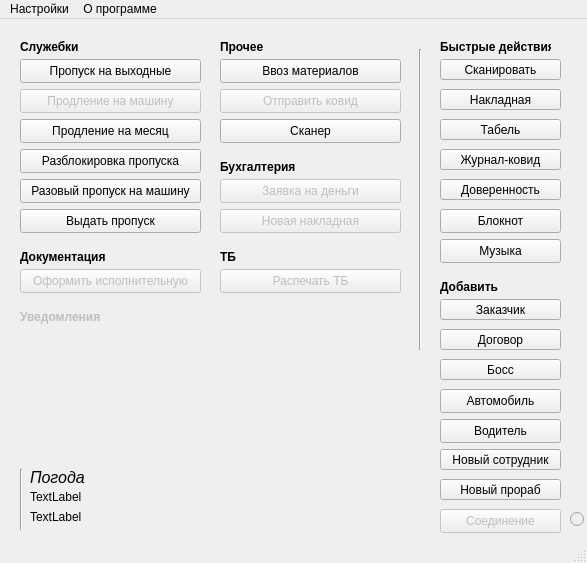
<?xml version="1.0" encoding="UTF-8"?>
<ui version="4.0">
 <class>ui_main_menu</class>
 <widget class="QMainWindow" name="ui_main_menu">
  <property name="geometry">
   <rect>
    <x>0</x>
    <y>0</y>
    <width>587</width>
    <height>563</height>
   </rect>
  </property>
  <property name="windowTitle">
   <string>MainWindow</string>
  </property>
  <widget class="QWidget" name="centralwidget">
   <widget class="QPushButton" name="b_attorney">
    <property name="geometry">
     <rect>
      <x>440</x>
      <y>160</y>
      <width>121</width>
      <height>21</height>
     </rect>
    </property>
    <property name="text">
     <string>Доверенность</string>
    </property>
   </widget>
   <widget class="QPushButton" name="b_invoice">
    <property name="geometry">
     <rect>
      <x>440</x>
      <y>70</y>
      <width>121</width>
      <height>21</height>
     </rect>
    </property>
    <property name="text">
     <string>Накладная</string>
    </property>
   </widget>
   <widget class="QPushButton" name="b_journal">
    <property name="geometry">
     <rect>
      <x>440</x>
      <y>130</y>
      <width>121</width>
      <height>21</height>
     </rect>
    </property>
    <property name="text">
     <string>Журнал-ковид</string>
    </property>
   </widget>
   <widget class="QPushButton" name="b_tabel">
    <property name="geometry">
     <rect>
      <x>440</x>
      <y>100</y>
      <width>121</width>
      <height>21</height>
     </rect>
    </property>
    <property name="text">
     <string>Табель</string>
    </property>
   </widget>
   <widget class="Line" name="ui_line">
    <property name="geometry">
     <rect>
      <x>410</x>
      <y>30</y>
      <width>20</width>
      <height>301</height>
     </rect>
    </property>
    <property name="orientation">
     <enum>Qt::Vertical</enum>
    </property>
   </widget>
   <widget class="QPushButton" name="b_scan">
    <property name="geometry">
     <rect>
      <x>440</x>
      <y>40</y>
      <width>121</width>
      <height>21</height>
     </rect>
    </property>
    <property name="text">
     <string>Сканировать</string>
    </property>
   </widget>
   <widget class="QPushButton" name="b_new_company">
    <property name="geometry">
     <rect>
      <x>440</x>
      <y>280</y>
      <width>121</width>
      <height>21</height>
     </rect>
    </property>
    <property name="text">
     <string>Заказчик</string>
    </property>
   </widget>
   <widget class="QPushButton" name="b_new_person">
    <property name="geometry">
     <rect>
      <x>440</x>
      <y>430</y>
      <width>121</width>
      <height>21</height>
     </rect>
    </property>
    <property name="text">
     <string>Новый сотрудник</string>
    </property>
   </widget>
   <widget class="QLabel" name="ui_l_fast">
    <property name="geometry">
     <rect>
      <x>440</x>
      <y>20</y>
      <width>111</width>
      <height>16</height>
     </rect>
    </property>
    <property name="font">
     <font>
      <bold>true</bold>
     </font>
    </property>
    <property name="text">
     <string>Быстрые действия</string>
    </property>
   </widget>
   <widget class="QPushButton" name="b_create_act">
    <property name="enabled">
     <bool>false</bool>
    </property>
    <property name="geometry">
     <rect>
      <x>20</x>
      <y>250</y>
      <width>181</width>
      <height>24</height>
     </rect>
    </property>
    <property name="text">
     <string>Оформить исполнительную</string>
    </property>
   </widget>
   <widget class="QPushButton" name="b_pass_month">
    <property name="geometry">
     <rect>
      <x>20</x>
      <y>100</y>
      <width>181</width>
      <height>24</height>
     </rect>
    </property>
    <property name="text">
     <string>Продление на месяц</string>
    </property>
   </widget>
   <widget class="QPushButton" name="b_pass_week">
    <property name="geometry">
     <rect>
      <x>20</x>
      <y>40</y>
      <width>181</width>
      <height>24</height>
     </rect>
    </property>
    <property name="text">
     <string>Пропуск на выходные</string>
    </property>
   </widget>
   <widget class="QPushButton" name="b_pass_auto">
    <property name="enabled">
     <bool>false</bool>
    </property>
    <property name="geometry">
     <rect>
      <x>20</x>
      <y>70</y>
      <width>181</width>
      <height>24</height>
     </rect>
    </property>
    <property name="text">
     <string>Продление на машину</string>
    </property>
   </widget>
   <widget class="QLabel" name="ui_l_notf">
    <property name="enabled">
     <bool>false</bool>
    </property>
    <property name="geometry">
     <rect>
      <x>20</x>
      <y>290</y>
      <width>111</width>
      <height>16</height>
     </rect>
    </property>
    <property name="font">
     <font>
      <bold>true</bold>
     </font>
    </property>
    <property name="text">
     <string>Уведомления</string>
    </property>
   </widget>
   <widget class="QPushButton" name="b_pass_unlock">
    <property name="geometry">
     <rect>
      <x>20</x>
      <y>130</y>
      <width>181</width>
      <height>24</height>
     </rect>
    </property>
    <property name="text">
     <string>Разблокировка пропуска</string>
    </property>
   </widget>
   <widget class="QPushButton" name="b_new_material">
    <property name="geometry">
     <rect>
      <x>220</x>
      <y>40</y>
      <width>181</width>
      <height>24</height>
     </rect>
    </property>
    <property name="text">
     <string>Ввоз материалов</string>
    </property>
   </widget>
   <widget class="QPushButton" name="b_get_money">
    <property name="enabled">
     <bool>false</bool>
    </property>
    <property name="geometry">
     <rect>
      <x>220</x>
      <y>160</y>
      <width>181</width>
      <height>24</height>
     </rect>
    </property>
    <property name="text">
     <string>Заявка на деньги</string>
    </property>
   </widget>
   <widget class="QLabel" name="ui_l_pass">
    <property name="geometry">
     <rect>
      <x>20</x>
      <y>20</y>
      <width>81</width>
      <height>16</height>
     </rect>
    </property>
    <property name="font">
     <font>
      <bold>true</bold>
     </font>
    </property>
    <property name="text">
     <string>Служебки</string>
    </property>
   </widget>
   <widget class="QLabel" name="ui_l_ohter">
    <property name="geometry">
     <rect>
      <x>220</x>
      <y>20</y>
      <width>81</width>
      <height>16</height>
     </rect>
    </property>
    <property name="font">
     <font>
      <bold>true</bold>
     </font>
    </property>
    <property name="text">
     <string>Прочее</string>
    </property>
   </widget>
   <widget class="QLabel" name="ui_l_doc">
    <property name="geometry">
     <rect>
      <x>20</x>
      <y>230</y>
      <width>91</width>
      <height>16</height>
     </rect>
    </property>
    <property name="font">
     <font>
      <bold>true</bold>
     </font>
    </property>
    <property name="text">
     <string>Документация</string>
    </property>
   </widget>
   <widget class="QLabel" name="ui_l_accounting">
    <property name="geometry">
     <rect>
      <x>220</x>
      <y>140</y>
      <width>91</width>
      <height>16</height>
     </rect>
    </property>
    <property name="font">
     <font>
      <bold>true</bold>
     </font>
    </property>
    <property name="text">
     <string>Бухгалтерия</string>
    </property>
   </widget>
   <widget class="QPushButton" name="b_new_invoice">
    <property name="enabled">
     <bool>false</bool>
    </property>
    <property name="geometry">
     <rect>
      <x>220</x>
      <y>190</y>
      <width>181</width>
      <height>24</height>
     </rect>
    </property>
    <property name="text">
     <string>Новая накладная</string>
    </property>
   </widget>
   <widget class="QLabel" name="ui_l_create">
    <property name="geometry">
     <rect>
      <x>440</x>
      <y>260</y>
      <width>61</width>
      <height>16</height>
     </rect>
    </property>
    <property name="font">
     <font>
      <bold>true</bold>
     </font>
    </property>
    <property name="text">
     <string>Добавить</string>
    </property>
   </widget>
   <widget class="QLabel" name="ui_l_SP">
    <property name="geometry">
     <rect>
      <x>220</x>
      <y>230</y>
      <width>91</width>
      <height>16</height>
     </rect>
    </property>
    <property name="font">
     <font>
      <bold>true</bold>
     </font>
    </property>
    <property name="text">
     <string>ТБ</string>
    </property>
   </widget>
   <widget class="QPushButton" name="b_send_covid">
    <property name="enabled">
     <bool>false</bool>
    </property>
    <property name="geometry">
     <rect>
      <x>220</x>
      <y>70</y>
      <width>181</width>
      <height>24</height>
     </rect>
    </property>
    <property name="text">
     <string>Отправить ковид</string>
    </property>
   </widget>
   <widget class="QPushButton" name="b_pass_drive">
    <property name="geometry">
     <rect>
      <x>20</x>
      <y>160</y>
      <width>181</width>
      <height>24</height>
     </rect>
    </property>
    <property name="text">
     <string>Разовый пропуск на машину</string>
    </property>
   </widget>
   <widget class="QPushButton" name="b_pass_issue">
    <property name="geometry">
     <rect>
      <x>20</x>
      <y>190</y>
      <width>181</width>
      <height>24</height>
     </rect>
    </property>
    <property name="text">
     <string>Выдать пропуск</string>
    </property>
   </widget>
   <widget class="QPushButton" name="b_pdf_check">
    <property name="enabled">
     <bool>true</bool>
    </property>
    <property name="geometry">
     <rect>
      <x>220</x>
      <y>100</y>
      <width>181</width>
      <height>24</height>
     </rect>
    </property>
    <property name="text">
     <string>Сканер</string>
    </property>
   </widget>
   <widget class="QPushButton" name="b_new_boss">
    <property name="geometry">
     <rect>
      <x>440</x>
      <y>340</y>
      <width>121</width>
      <height>21</height>
     </rect>
    </property>
    <property name="text">
     <string>Босс</string>
    </property>
   </widget>
   <widget class="QPushButton" name="b_connect">
    <property name="enabled">
     <bool>false</bool>
    </property>
    <property name="geometry">
     <rect>
      <x>440</x>
      <y>490</y>
      <width>121</width>
      <height>24</height>
     </rect>
    </property>
    <property name="text">
     <string>Соединение</string>
    </property>
   </widget>
   <widget class="QRadioButton" name="r_connect">
    <property name="enabled">
     <bool>false</bool>
    </property>
    <property name="geometry">
     <rect>
      <x>570</x>
      <y>490</y>
      <width>21</width>
      <height>20</height>
     </rect>
    </property>
    <property name="text">
     <string/>
    </property>
   </widget>
   <widget class="QPushButton" name="b_notepad">
    <property name="geometry">
     <rect>
      <x>440</x>
      <y>190</y>
      <width>121</width>
      <height>24</height>
     </rect>
    </property>
    <property name="text">
     <string>Блокнот</string>
    </property>
   </widget>
   <widget class="QPushButton" name="b_new_build">
    <property name="geometry">
     <rect>
      <x>440</x>
      <y>310</y>
      <width>121</width>
      <height>21</height>
     </rect>
    </property>
    <property name="text">
     <string>Договор</string>
    </property>
   </widget>
   <widget class="QPushButton" name="b_new_itr">
    <property name="geometry">
     <rect>
      <x>440</x>
      <y>460</y>
      <width>121</width>
      <height>21</height>
     </rect>
    </property>
    <property name="text">
     <string>Новый прораб</string>
    </property>
   </widget>
   <widget class="QPushButton" name="b_music">
    <property name="geometry">
     <rect>
      <x>440</x>
      <y>220</y>
      <width>121</width>
      <height>24</height>
     </rect>
    </property>
    <property name="text">
     <string>Музыка</string>
    </property>
   </widget>
   <widget class="QPushButton" name="b_new_auto">
    <property name="geometry">
     <rect>
      <x>440</x>
      <y>370</y>
      <width>121</width>
      <height>24</height>
     </rect>
    </property>
    <property name="text">
     <string>Автомобиль</string>
    </property>
   </widget>
   <widget class="QPushButton" name="b_new_driver">
    <property name="geometry">
     <rect>
      <x>440</x>
      <y>400</y>
      <width>121</width>
      <height>24</height>
     </rect>
    </property>
    <property name="text">
     <string>Водитель</string>
    </property>
   </widget>
   <widget class="QPushButton" name="b_tb">
    <property name="enabled">
     <bool>false</bool>
    </property>
    <property name="geometry">
     <rect>
      <x>220</x>
      <y>250</y>
      <width>181</width>
      <height>24</height>
     </rect>
    </property>
    <property name="text">
     <string>Распечать ТБ</string>
    </property>
   </widget>
   <widget class="QLabel" name="label">
    <property name="geometry">
     <rect>
      <x>30</x>
      <y>450</y>
      <width>71</width>
      <height>16</height>
     </rect>
    </property>
    <property name="font">
     <font>
      <pointsize>12</pointsize>
      <italic>true</italic>
     </font>
    </property>
    <property name="text">
     <string>Погода</string>
    </property>
   </widget>
   <widget class="QLabel" name="l_weather">
    <property name="geometry">
     <rect>
      <x>30</x>
      <y>470</y>
      <width>221</width>
      <height>16</height>
     </rect>
    </property>
    <property name="text">
     <string>TextLabel</string>
    </property>
   </widget>
   <widget class="QLabel" name="l_temp">
    <property name="geometry">
     <rect>
      <x>30</x>
      <y>490</y>
      <width>71</width>
      <height>16</height>
     </rect>
    </property>
    <property name="text">
     <string>TextLabel</string>
    </property>
   </widget>
   <widget class="Line" name="line">
    <property name="geometry">
     <rect>
      <x>20</x>
      <y>450</y>
      <width>3</width>
      <height>61</height>
     </rect>
    </property>
    <property name="orientation">
     <enum>Qt::Vertical</enum>
    </property>
   </widget>
  </widget>
  <widget class="QStatusBar" name="statusbar"/>
  <widget class="QMenuBar" name="menubar">
   <property name="geometry">
    <rect>
     <x>0</x>
     <y>0</y>
     <width>587</width>
     <height>22</height>
    </rect>
   </property>
   <widget class="QMenu" name="ui_settings">
    <property name="title">
     <string>Настройки</string>
    </property>
   </widget>
   <widget class="QMenu" name="ui_about">
    <property name="title">
     <string>О программе</string>
    </property>
   </widget>
   <addaction name="ui_settings"/>
   <addaction name="ui_about"/>
  </widget>
  <action name="btn_settings">
   <property name="text">
    <string>Настройки</string>
   </property>
  </action>
  <action name="btn_about">
   <property name="text">
    <string>О программе</string>
   </property>
  </action>
  <action name="action">
   <property name="text">
    <string>Новый объект</string>
   </property>
  </action>
  <action name="a_add_company">
   <property name="text">
    <string>Добавить исполнителя</string>
   </property>
  </action>
  <action name="a_add_order">
   <property name="text">
    <string>Добавить заказчика</string>
   </property>
  </action>
  <action name="a_add_workers">
   <property name="text">
    <string>Добавить рабочих</string>
   </property>
  </action>
  <action name="a_add_bosses">
   <property name="text">
    <string>Добавить боссов</string>
   </property>
  </action>
  <action name="a_add_bosses_post">
   <property name="text">
    <string>Добавить почты боссов</string>
   </property>
  </action>
  <action name="action_7">
   <property name="text">
    <string>Добавить новый объект</string>
   </property>
  </action>
  <action name="action_8">
   <property name="text">
    <string>Включить уведомления</string>
   </property>
  </action>
  <action name="action_2">
   <property name="text">
    <string>Добавить машину</string>
   </property>
  </action>
 </widget>
 <resources/>
 <connections/>
</ui>
